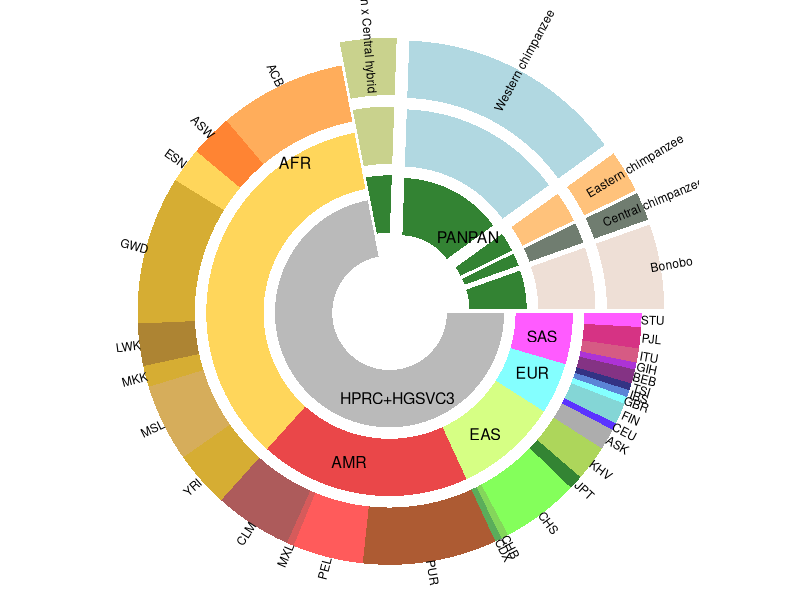
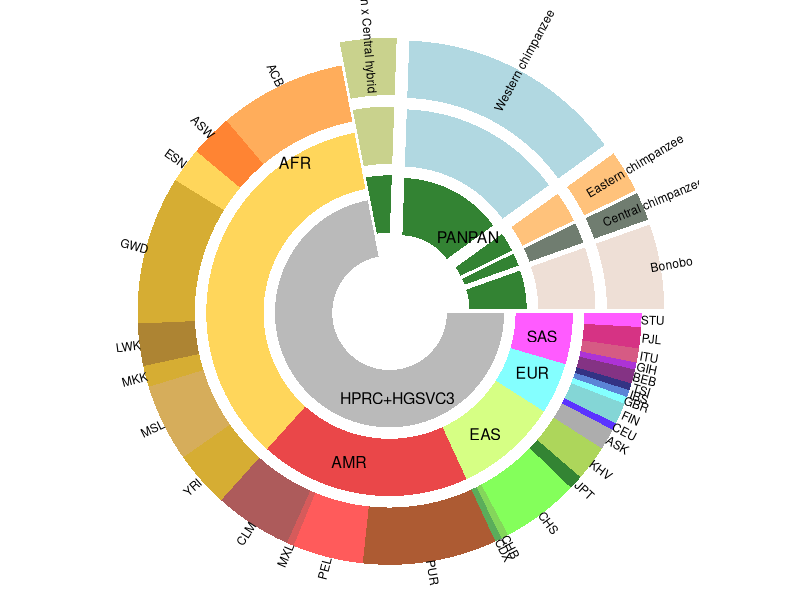

Recreate these plots in R, in order.
# Load required libraries
library(tidyverse)

# Read the data
data <- read_tsv("PANPAN_HPRC_HGSVC_METADATA.txt")

# Create a function to get simplified dataset type
get_dataset_type2 <- function(dataset) {
  if (grepl("PANPAN", dataset)) return("PANPAN")
  return("HPRC+HGSVC3")
}

# Define colors for simplified dataset types
dataset_colors2 <- c(
  "PANPAN" = "darkgreen",
  "HPRC+HGSVC3" = "darkgrey"
)

# Prepare the data
plot_data <- data %>%
  mutate(dataset2 = sapply(dataset, get_dataset_type2),
         dataset_color = dataset_colors2[dataset2]) %>%
  group_by(p2, HPRC_meta.Population, dataset2, dataset_color, Continent.colors, HPRC_PANPAN.color) %>%
  summarise(count = n()) %>%
  ungroup()

# Define the correct order of continents
continent_order <- c("AFR", "AMR", "EAS", "EUR", "SAS")

# Reorder the data based on the defined continent order and ensure PANPAN samples are grouped
plot_data <- plot_data %>%
  mutate(p2 = factor(p2, levels = continent_order)) %>%
  arrange(p2, desc(dataset2), HPRC_meta.Population) %>%
  mutate(group = row_number())

# Calculate cumulative counts and angles for positioning
plot_data <- plot_data %>%
  mutate(
    end = cumsum(count),
    start = end - count,
    total = sum(count),
    start_angle = 2 * pi * start / total,
    end_angle = 2 * pi * end / total,
    mid_angle = (start_angle + end_angle) / 2
  )

# Function to create a data frame for each ring
create_ring_data <- function(data, r_inner, r_outer, explode_factor = 0) {
  data %>%
    rowwise() %>%
    mutate(
      explode_mid = if_else(dataset2 == "PANPAN", explode_factor, 0),
      x_mid = (r_inner + r_outer) / 2 * cos(mid_angle),
      y_mid = (r_inner + r_outer) / 2 * sin(mid_angle),
      x_explode = x_mid + explode_mid * cos(mid_angle),
      y_explode = y_mid + explode_mid * sin(mid_angle),
      x_diff = x_explode - x_mid,
      y_diff = y_explode - y_mid,
      x = list(c(r_inner * cos(seq(start_angle, end_angle, length.out = 50)),
                 r_outer * cos(seq(end_angle, start_angle, length.out = 50))) + x_diff),
      y = list(c(r_inner * sin(seq(start_angle, end_angle, length.out = 50)),
                 r_outer * sin(seq(end_angle, start_angle, length.out = 50))) + y_diff)
    ) %>%
    unnest(cols = c(x, y))
}

# Create data for each ring
dataset_ring <- create_ring_data(plot_data, 0.5, 1, explode_factor = 0.2) %>% mutate(ring = "dataset")
continent_ring <- create_ring_data(plot_data, 1.1, 1.6, explode_factor = 0.2) %>% mutate(ring = "continent")
population_ring <- create_ring_data(plot_data, 1.7, 2.2, explode_factor = 0.2) %>% mutate(ring = "population")

# Combine all rings
all_rings <- bind_rows(dataset_ring, continent_ring, population_ring)

# Create summary data for dataset and continent labels
dataset_labels <- plot_data %>%
  group_by(dataset2) %>%
  summarise(
    mid_angle = mean(mid_angle),
    count = sum(count)
  ) %>%
  mutate(
    x = 0.75 * cos(mid_angle) + if_else(dataset2 == "PANPAN", 0.2 * cos(mid_angle), 0),
    y = 0.75 * sin(mid_angle) + if_else(dataset2 == "PANPAN", 0.2 * sin(mid_angle), 0)
  )

continent_labels <- plot_data %>%
  group_by(p2) %>%
  summarise(
    mid_angle = mean(mid_angle),
    count = sum(count),
    is_panpan = any(dataset2 == "PANPAN")
  ) %>%
  mutate(
    x = 1.35 * cos(mid_angle) + if_else(is_panpan, 0.2 * cos(mid_angle), 0),
    y = 1.35 * sin(mid_angle) + if_else(is_panpan, 0.2 * sin(mid_angle), 0)
  )

# Create the plot
p <- ggplot(all_rings) +
  geom_polygon(aes(x = x, y = y, group = interaction(group, ring), 
                   fill = case_when(
                     ring == "dataset" ~ dataset_color,
                     ring == "continent" ~ Continent.colors,
                     ring == "population" ~ HPRC_PANPAN.color
                   )),
               alpha = 0.8) +
  # Dataset labels
  geom_text(data = dataset_labels,
            aes(x = x, y = y, label = dataset2),
            hjust = 0.5, vjust = 0.5, size = 4, color = "black") +
  # Continent labels
  geom_text(data = continent_labels,
            aes(x = x, y = y, label = p2),
            hjust = 0.5, vjust = 0.5, size = 4) +
  # Population labels (outside)
  geom_text(data = mutate(plot_data,
                          x = 2.3 * cos(mid_angle) + if_else(dataset2 == "PANPAN", 0.2 * cos(mid_angle), 0),
                          y = 2.3 * sin(mid_angle) + if_else(dataset2 == "PANPAN", 0.2 * sin(mid_angle), 0)),
            aes(x = x, y = y, 
                label = HPRC_meta.Population,
                angle = (mid_angle * 180 / pi + 90) %% 180 - 90),
            hjust = 0.5, vjust = 0.5, size = 3) +
  coord_fixed() +
  scale_fill_identity() +
  theme_void() +
  theme(legend.position = "none")

# Display the plot
print(p)

# Save the plot
ggsave("multi_level_population_plot_panpan_exploded.png", p, width = 12, height = 12, units = "in", dpi = 300)
